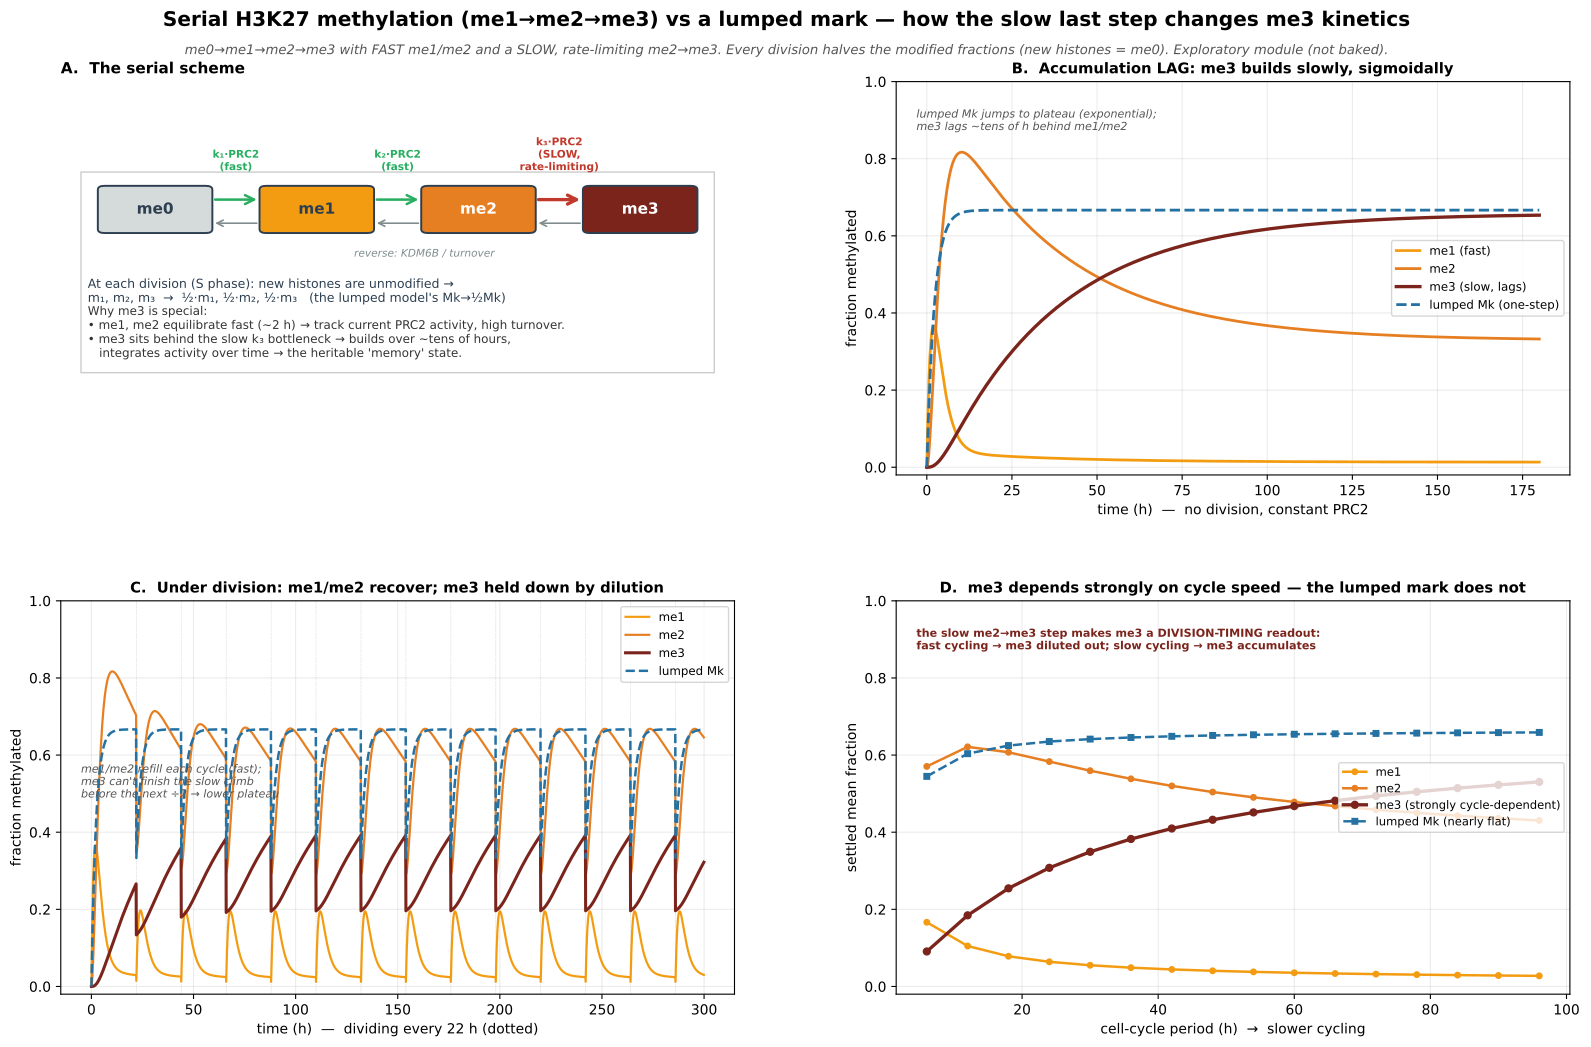

Source code (Python):
"""Exploratory extension (NOT baked): explicit serial H3K27 methylation me0->me1->me2->me3 vs the
lumped single-Mk mark. Shows how the slow, rate-limiting me2->me3 step changes the KINETICS of me3
accumulation: a lag, and a strong dependence on cell-cycle period that the lumped mark does not have.

Fractions m0,m1,m2,m3 (sum=1) of K27 residues in a Ccnd1 domain. PRC2 catalyses the chain forward
(activity P); KDM/turnover reverses it. Fast me0->me1, me1->me2; SLOW me2->me3 (rate-limiting).
Replication: at each division every T hours, half the histones are new (me0) -> m_{1,2,3} *= 1/2.

Pure ODE (RK4), controllable period T -> isolates the chain kinetics. Not wired into v44's cell cycle;
this is the methylation MODULE that would replace the lumped Mk. Run: ./venv/bin/python simulations/fig_v44_me1me2me3_chain.py
"""
import os
import numpy as np
import matplotlib
matplotlib.use("Agg")
import matplotlib.pyplot as plt
from matplotlib.gridspec import GridSpec
from matplotlib.patches import FancyBboxPatch, FancyArrowPatch

# ---- chain rates (per hour). me0->me1, me1->me2 FAST; me2->me3 SLOW (rate-limiting) ----
K1, K2, K3 = 0.5, 0.5, 0.02          # forward methylation (x PRC2 activity P)
D1, D2, D3 = 0.02, 0.02, 0.01        # reverse demethylation / turnover
P0 = 1.0
# lumped one-step comparator: dMk/dt = P0*KW*(1-Mk) - DW*Mk  (matched plateau ~0.67, fast)
KW, DW = 0.30, 0.15
DT = 0.1

def _chain_deriv(y, P):
    m1, m2, m3 = y
    m0 = 1.0 - m1 - m2 - m3
    dm1 = P * K1 * m0 - P * K2 * m1 + D2 * m2 - D1 * m1
    dm2 = P * K2 * m1 - P * K3 * m2 + D3 * m3 - D2 * m2
    dm3 = P * K3 * m2 - D3 * m3
    return np.array([dm1, dm2, dm3])

def simulate(T=24.0, tmax=400.0, divide=True, chain=True):
    """Return t, and either (m1,m2,m3) if chain else Mk. Dilution every T h if divide."""
    n = int(tmax / DT)
    t = np.arange(n) * DT
    if chain:
        Y = np.zeros((n, 3)); y = np.array([0.0, 0.0, 0.0])
    else:
        Y = np.zeros(n); y = 0.0
    next_div = T
    for i in range(n):
        if chain:
            Y[i] = y
        else:
            Y[i] = y
        # RK4 step
        if chain:
            k1 = _chain_deriv(y, P0); k2 = _chain_deriv(y + 0.5 * DT * k1, P0)
            k3 = _chain_deriv(y + 0.5 * DT * k2, P0); k4 = _chain_deriv(y + DT * k3, P0)
            y = y + DT / 6.0 * (k1 + 2 * k2 + 2 * k3 + k4)
            y = np.clip(y, 0, 1)
        else:
            def dl(mk): return P0 * KW * (1 - mk) - DW * mk
            k1 = dl(y); k2 = dl(y + 0.5 * DT * k1); k3 = dl(y + 0.5 * DT * k2); k4 = dl(y + DT * k3)
            y = y + DT / 6.0 * (k1 + 2 * k2 + 2 * k3 + k4)
        if divide and (i + 1) * DT >= next_div:
            if chain:
                y = y * 0.5
            else:
                y = y * 0.5
            next_div += T
    return (t, Y) if chain else (t, Y)

def settled_mean(T, chain=True, ncyc=40):
    tmax = max(30 * T, 1500)
    t, Y = simulate(T, tmax, divide=True, chain=chain)
    s = t >= tmax - 6 * T
    if chain:
        return Y[s].mean(axis=0)      # (m1,m2,m3)
    return Y[s].mean()

# =================== figure ===================
C1, C2, C3, CMK, GREY = "#f39c12", "#e67e22", "#7b241c", "#2471a3", "#7f8c8d"
fig = plt.figure(figsize=(16.5, 11))
gs = GridSpec(2, 2, figure=fig, hspace=0.32, wspace=0.24, left=0.06, right=0.975, top=0.9, bottom=0.07)
fig.suptitle("Serial H3K27 methylation (me1→me2→me3) vs a lumped mark — how the slow last step changes me3 kinetics",
             fontsize=14.5, fontweight="bold", y=0.965)
fig.text(0.5, 0.925, "me0→me1→me2→me3 with FAST me1/me2 and a SLOW, rate-limiting me2→me3. Every division halves the modified fractions (new histones = me0). "
         "Exploratory module (not baked).", ha="center", fontsize=9.5, color="#555", style="italic")

# ---- A: scheme ----
axA = fig.add_subplot(gs[0, 0]); axA.axis("off"); axA.set_xlim(0, 10); axA.set_ylim(0, 10)
axA.set_title("A.  The serial scheme", fontsize=11, fontweight="bold", loc="left")
xs = [0.6, 3.0, 5.4, 7.8]; labs = ["me0", "me1", "me2", "me3"]; cols = ["#d5dbdb", C1, C2, C3]
for x, l, c in zip(xs, labs, cols):
    axA.add_patch(FancyBboxPatch((x, 6.2), 1.6, 1.1, boxstyle="round,pad=0.05,rounding_size=0.1", fc=c, ec="#2c3e50", lw=1.4))
    axA.text(x + 0.8, 6.75, l, ha="center", va="center", fontsize=11, fontweight="bold",
             color="white" if l in ("me2", "me3") else "#2c3e50")
frates = ["k₁·PRC2\n(fast)", "k₂·PRC2\n(fast)", "k₃·PRC2\n(SLOW,\nrate-limiting)"]
for i in range(3):
    axA.add_patch(FancyArrowPatch((xs[i] + 1.65, 7.0), (xs[i + 1] - 0.05, 7.0), arrowstyle="->",
                  color=("#c0392b" if i == 2 else "#27ae60"), lw=(2.4 if i == 2 else 1.8), mutation_scale=16))
    axA.text((xs[i] + xs[i + 1]) / 2 + 0.8, 7.75, frates[i], ha="center", fontsize=7.6,
             color=("#c0392b" if i == 2 else "#27ae60"), fontweight="bold")
    axA.add_patch(FancyArrowPatch((xs[i + 1] - 0.05, 6.4), (xs[i] + 1.65, 6.4), arrowstyle="->",
                  color=GREY, lw=1.2, mutation_scale=11))
axA.text(5.4, 5.55, "reverse: KDM6B / turnover", ha="center", fontsize=7.6, color=GREY, style="italic")
axA.text(0.4, 4.4, "At each division (S phase): new histones are unmodified →\n"
         "m₁, m₂, m₃  →  ½·m₁, ½·m₂, ½·m₃   (the lumped model's Mk→½Mk)",
         fontsize=9, color="#2c3e50")
axA.text(0.4, 3.0, "Why me3 is special:\n"
         "• me1, me2 equilibrate fast (~2 h) → track current PRC2 activity, high turnover.\n"
         "• me3 sits behind the slow k₃ bottleneck → builds over ~tens of hours,\n"
         "   integrates activity over time → the heritable 'memory' state.",
         fontsize=8.6, color="#333")
axA.add_patch(plt.Rectangle((0.3, 2.6), 9.4, 5.1, fill=False, ec="#ccc", lw=1))

# ---- B: accumulation lag (no division) ----
axB = fig.add_subplot(gs[0, 1])
t, Y = simulate(T=24, tmax=180, divide=False, chain=True)
axB.plot(t, Y[:, 0], color=C1, lw=2, label="me1 (fast)")
axB.plot(t, Y[:, 1], color=C2, lw=2, label="me2")
axB.plot(t, Y[:, 2], color=C3, lw=2.4, label="me3 (slow, lags)")
tm, Mk = simulate(T=24, tmax=180, divide=False, chain=False)
axB.plot(tm, Mk, color=CMK, lw=2, ls="--", label="lumped Mk (one-step)")
axB.set_xlabel("time (h)  —  no division, constant PRC2"); axB.set_ylabel("fraction methylated")
axB.set_ylim(-0.02, 1.0); axB.grid(alpha=0.25); axB.legend(fontsize=8.5, loc="center right")
axB.set_title("B.  Accumulation LAG: me3 builds slowly, sigmoidally", fontsize=10.6, fontweight="bold")
axB.text(0.03, 0.93, "lumped Mk jumps to plateau (exponential);\nme3 lags ~tens of h behind me1/me2",
         transform=axB.transAxes, fontsize=8, va="top", color="#555", style="italic")

# ---- C: across divisions (T=24h) ----
axC = fig.add_subplot(gs[1, 0])
T0 = 22.0
t, Y = simulate(T=T0, tmax=300, divide=True, chain=True)
for x in np.arange(T0, 300, T0):
    axC.axvline(x, color=GREY, lw=0.5, ls=":", alpha=0.5)
axC.plot(t, Y[:, 0], color=C1, lw=1.6, label="me1")
axC.plot(t, Y[:, 1], color=C2, lw=1.6, label="me2")
axC.plot(t, Y[:, 2], color=C3, lw=2.2, label="me3")
tm, Mk = simulate(T=T0, tmax=300, divide=True, chain=False)
axC.plot(tm, Mk, color=CMK, lw=1.8, ls="--", label="lumped Mk")
axC.set_xlabel(f"time (h)  —  dividing every {T0:.0f} h (dotted)"); axC.set_ylabel("fraction methylated")
axC.set_ylim(-0.02, 1.0); axC.grid(alpha=0.25); axC.legend(fontsize=8.5, loc="upper right")
axC.set_title("C.  Under division: me1/me2 recover; me3 held down by dilution", fontsize=10.6, fontweight="bold")
axC.text(0.03, 0.5, "me1/me2 refill each cycle (fast);\nme3 can't finish the slow climb\nbefore the next ÷2 → lower plateau",
         transform=axC.transAxes, fontsize=8, color="#555", style="italic")

# ---- D: cycle-period dependence (payoff) ----
axD = fig.add_subplot(gs[1, 1])
Ts = np.linspace(6, 96, 16)
M = np.array([settled_mean(T, chain=True) for T in Ts])
Mk = np.array([settled_mean(T, chain=False) for T in Ts])
axD.plot(Ts, M[:, 0], "-o", color=C1, ms=4, lw=1.8, label="me1")
axD.plot(Ts, M[:, 1], "-o", color=C2, ms=4, lw=1.8, label="me2")
axD.plot(Ts, M[:, 2], "-o", color=C3, ms=5, lw=2.4, label="me3 (strongly cycle-dependent)")
axD.plot(Ts, Mk, "--s", color=CMK, ms=4, lw=1.8, label="lumped Mk (nearly flat)")
axD.set_xlabel("cell-cycle period (h)  →  slower cycling"); axD.set_ylabel("settled mean fraction")
axD.set_ylim(-0.02, 1.0); axD.grid(alpha=0.25); axD.legend(fontsize=8.3, loc="center right")
axD.set_title("D.  me3 depends strongly on cycle speed — the lumped mark does not", fontsize=10.6, fontweight="bold")
axD.text(0.03, 0.93, "the slow me2→me3 step makes me3 a DIVISION-TIMING readout:\nfast cycling → me3 diluted out; slow cycling → me3 accumulates",
         transform=axD.transAxes, fontsize=8, va="top", color="#7b241c", fontweight="bold")

out = os.path.join(os.path.dirname(__file__), "fig_v44_me1me2me3_chain")
fig.savefig(out + ".png", dpi=150, bbox_inches="tight")
fig.savefig(out + ".pdf", bbox_inches="tight")
print("wrote", out + ".png /.pdf")
print("steady (no div) me1/me2/me3 =", np.round(simulate(T=24, tmax=400, divide=False)[1][-1], 3))
